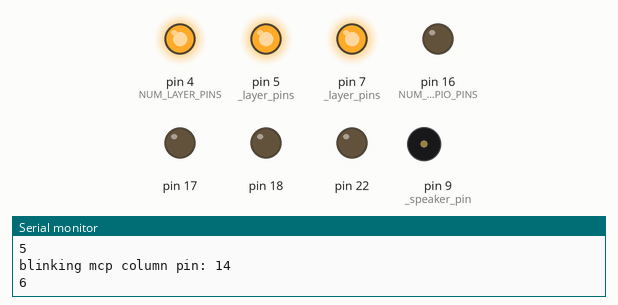
A sketch run on a simulated Arduino Uno, built with avr-gcc and run on an emulated ATmega328P. Shown: output pins drawn as LEDs (lit = HIGH), buzzer (waves = sounding), the last lines printed to the serial monitor. Pins used as bus, display or sensor lines are not drawn.

Above: at 29.0 s.
At 29.74 s:
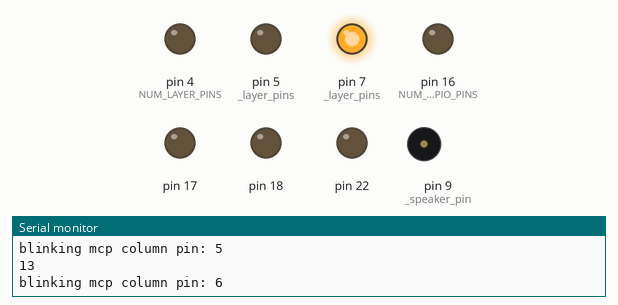
At 31.36 s:
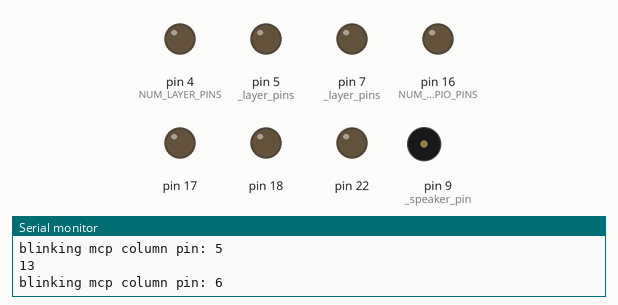
At 32.1 s:
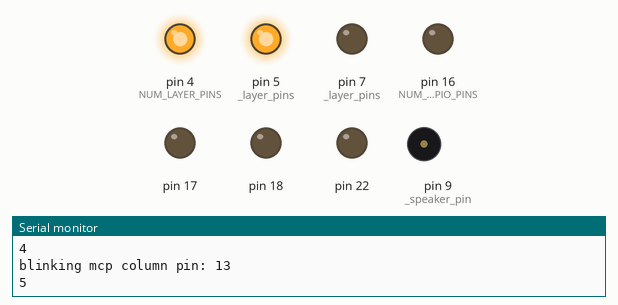
At 33.8 s:
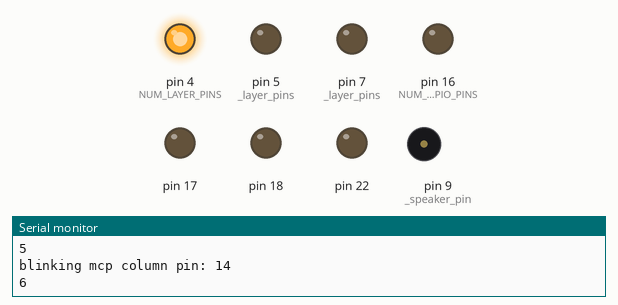
At 35.4 s:
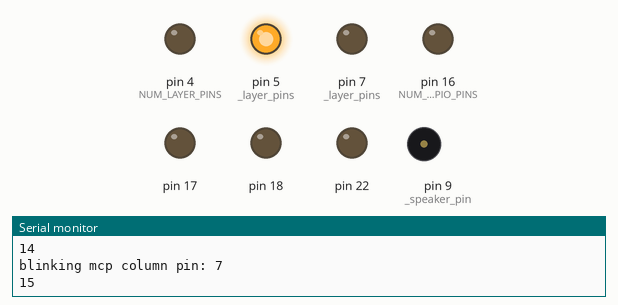
Timing chart, 0 to 37.6 s (numbered marks = the images above):
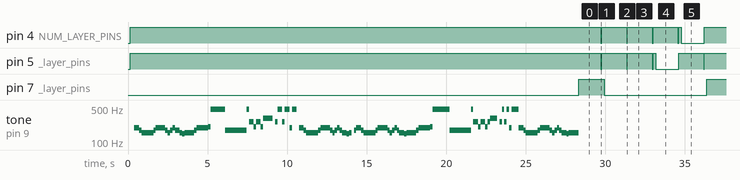

Measured:
- by itself, pin 4 (NUM_LAYER_PINS): repeats every 8.1 s: 3 × (HIGH 1.6 s, LOW 0.05 s), HIGH 0.15 s, LOW 1.5 s, HIGH 1.6 s, LOW 0.05 s
- by itself, pin 5 (_layer_pins): repeats every 8.1 s: 2 × (HIGH 1.6 s, LOW 0.05 s), HIGH 0.15 s, LOW 1.5 s, 2 × (HIGH 1.6 s, LOW 0.05 s)
- by itself, pin 7 (_layer_pins): alternates HIGH for 1.6 s and LOW for 6.4 s

The sketch:

led_controller.ino
```cpp
#include "led_controller.h"

LedController led_controller;
int mcp_cs_pin = 10;
void setup() {
  // put your setup code here, to run once:
  Serial.begin(9600);
  while(!Serial);
  Serial.println("LED Cube test");
  led_controller.begin(mcp_cs_pin);
  led_controller.play_music();
}

void loop() {
  // put your main code here, to run repeatedly


  led_controller.run_loop();

}
```

led_controller.cpp
```cpp
#include "led_controller.h"


LedController::LedController() {
    this->_copi_pin = 11;
    this->_cipo_pin = 12;
    this->_sck_pin = 13;
};

LedController::LedController(int mcp_cs_pin, int copi_pin, int cipo_pin, int sck_pin) {

  this->_copi_pin = copi_pin;
  this->_mcp_cs_pin = mcp_cs_pin;
  this->_cipo_pin = cipo_pin;
  this->_sck_pin = sck_pin;

}

void LedController::begin(int mcp_cs_pin) {

  this->_initialize_mcp(mcp_cs_pin);
  this->_initialize_cube_pins();

  //this->_test_cube();
}

void LedController::_test_cube() {
  int layer_pin = 0, column_pin = 0;

  for (int layer_index = 0; layer_index < NUM_LAYER_PINS; layer_index++) {
    layer_pin = this->_layer_pins[layer_index];
    digitalWrite(layer_pin, HIGH);

    for (int index = 0; index < NUM_MCP_GPIO_PINS; index = index + 1) {
      column_pin = this->_column_pins[index];

      Serial.print("blinking mcp column pin: " );
      Serial.println(column_pin);
      Serial.println(index);
      mcp.digitalWrite(column_pin, LOW);
      delay(50);
      mcp.digitalWrite(column_pin, HIGH);
      delay(50);
    }

    digitalWrite(layer_pin, LOW);
  }


  for (int x = 0; x < 4; ++x) {
    for (int y = 0; y < 4; ++y){
      mcp.digitalWrite(_4x4_grid_column_pins[x][y], LOW);
      delay(50);
      mcp.digitalWrite(_4x4_grid_column_pins[x][y], HIGH);
      delay(50);
    }
  }

}


void LedController::run_loop() {
  // Run our code that does stuff each loop;
  this->_test_cube();
};

void LedController::_initialize_cube_pins() {

  // Note the initialize_mcp should be called first

  // Initialize the arduino pins
  int led_layer_pin = 0;
  for (int index = 0; index < NUM_LAYER_PINS; ++index){
    // Get Layer pin from our exisisting pins defined in h
    led_layer_pin = this->_layer_pins[index];

    // set the arduino pins to output
    pinMode(led_layer_pin, OUTPUT);

    // Turn off the LED layers
    digitalWrite(led_layer_pin, LOW);
  }

  // Initialize

  int led_column_pin = 0;
  for (int index = 0; index < NUM_MCP_GPIO_PINS; index = index + 1) {
    led_column_pin = this->_column_pins[index];

    Serial.print("Setting mcp column pin: " );
    Serial.println(led_column_pin);
    mcp.pinMode(index, OUTPUT);
    mcp.digitalWrite(index, HIGH);
  }
}

void LedController::_initialize_mcp(int mcp_cs_pin) {
  pinMode(this->_reset_pin, OUTPUT);
  pinMode(this->_speaker_pin, OUTPUT);
  digitalWrite(this->_reset_pin, LOW);
//   delay(100);
  digitalWrite(this->_reset_pin, HIGH);
  if (!(this->mcp.begin_SPI(mcp_cs_pin))) {
    while (1) {
      Serial.println("Error.");
    }
  }
}

void LedController::play_music() {
    const int * music = this->_music;
    for (int music_index = 0; music_index < this->music_notes * 2; music_index += 2) {
        music = this->_music + music_index;
        tone(this->_speaker_pin, music[0], music[1]*1.3);

        delay(music[1]);
    }
}
```

led_controller.h
```cpp
#include <Adafruit_MCP23X17.h>
#include "pitches.h"
#define LED_PIN 0     // MCP23XXX pin LED is attached to

// only used for SPI
#define CS_PIN 6

#define NUM_LAYER_PINS 4
#define NUM_MCP_GPIO_PINS 16

class LedController {
  public:
    LedController();
    LedController(int mcp_cs_pin, int copi_pin = 11, int cipo_pin = 12, int sck_pin = 13);
    void begin(int mcp_cs_pin);
    void run_loop();
    void play_music();
  private:
    void _initialize_cube_pins();
    void _initialize_mcp(int mcp_pin);
    void _test_cube();

    int _mcp_cs_pin;
    int _copi_pin;
    int _cipo_pin;
    int _sck_pin;

    const int _layer_pins[NUM_LAYER_PINS] = {7,6,5,4};
    const int _column_pins[NUM_MCP_GPIO_PINS] =
        //{0,1,2,3,4,5,6,7,8,9,10,11,12,13,14,15};

        // {11,10,9,8, 3,1,2,0,15,14,13,12, 4,6,5,7,};
        {11,10,9,8,15,13,14,12, 0,1,2,3,4,5,6,7};

    const int _reset_pin = 2;
    const int _speaker_pin = 9;

    const int _4x4_grid_column_pins[4][4] = {
        {11, 10, 9, 8},
        {9, 8, 15, 13},
        {0, 1, 2, 3},
        {4, 5, 6, 7}
    };
    Adafruit_MCP23X17 mcp;

    const int R = 0;
    const int E_ms = 150;
    const int Q_ms = 300;
    const int DQ_ms = 450;
    const int W_ms = 600;
    const int wait_5 = 750;

    static const int music_notes = 132;
    const int _music [music_notes * 2] = {
        NOTE_G3, Q_ms,
        NOTE_F3, E_ms,
        NOTE_DS3, Q_ms,
        NOTE_DS3, E_ms,
        NOTE_DS3, Q_ms,
        NOTE_F3, E_ms,
        NOTE_G3, Q_ms,
        NOTE_G3, E_ms,
        NOTE_G3, E_ms,
        NOTE_F3, E_ms,
        NOTE_DS3, E_ms, //
        NOTE_F3, E_ms,
        NOTE_G3, E_ms,
        NOTE_F3, Q_ms,
        NOTE_DS3, E_ms,
        NOTE_D3, E_ms,
        NOTE_DS3, W_ms,
        NOTE_F3, E_ms,
        NOTE_G3, Q_ms,
        NOTE_G3, E_ms,
        NOTE_G3, Q_ms,
        NOTE_GS3, E_ms,
        NOTE_AS4, Q_ms,
        NOTE_AS4, E_ms,
        NOTE_AS4, Q_ms,
        NOTE_AS4, E_ms, //
        NOTE_F3, E_ms,
        NOTE_F3, E_ms,
        NOTE_F3, Q_ms,
        NOTE_F3, E_ms,
        NOTE_F3, W_ms,
        NOTE_AS4, E_ms,
        NOTE_C4 -1, Q_ms,
        NOTE_GS3, E_ms,
        NOTE_C4 -1, Q_ms,
        NOTE_GS3, E_ms,
        NOTE_DS4, W_ms,
        R, E_ms,
        NOTE_C4 -1, E_ms, //

        NOTE_AS4, Q_ms,
        NOTE_C4 -1, E_ms,
        NOTE_AS4, Q_ms,
        NOTE_G3, E_ms,
        NOTE_AS4, Q_ms,
        R, E_ms,
        NOTE_G3, Q_ms,
        NOTE_F3, E_ms,
        NOTE_DS3, Q_ms,
        NOTE_DS3, E_ms,
        NOTE_DS3, Q_ms,
        NOTE_F3, E_ms,
        NOTE_G3, Q_ms,
        NOTE_G3, E_ms,
        NOTE_G3, E_ms,
        NOTE_F3, E_ms,
        NOTE_DS3, E_ms,//
        NOTE_F3, E_ms,
        NOTE_G3, E_ms,
        NOTE_F3, E_ms,
        NOTE_DS3, Q_ms,
        NOTE_D3, E_ms,
        NOTE_DS3, E_ms,
        R, E_ms,
        NOTE_F3, E_ms,
        NOTE_G3, Q_ms,
        NOTE_F3, E_ms,
        NOTE_DS3, Q_ms,// Chorus
        NOTE_DS3, E_ms,
        NOTE_DS3, Q_ms,
        NOTE_F3, E_ms,
        NOTE_G3, Q_ms,
        NOTE_G3, E_ms,
        NOTE_G3, E_ms,
        NOTE_F3, E_ms,
        NOTE_DS3, E_ms,
        NOTE_F3, E_ms,
        NOTE_G3, E_ms,
        NOTE_F3, E_ms,
        NOTE_DS3, Q_ms,
        NOTE_D3, E_ms,
        NOTE_DS3, W_ms,
        NOTE_F3, E_ms,
        NOTE_G3, E_ms,
        NOTE_G3, E_ms,
        NOTE_G3, E_ms,
        NOTE_G3, E_ms,
        NOTE_G3, E_ms,
        NOTE_GS3, E_ms,

        NOTE_AS4, E_ms,
        NOTE_AS4, E_ms,
        NOTE_AS4, E_ms,
        NOTE_AS4, E_ms,
        NOTE_AS4, E_ms,
        NOTE_AS4, E_ms,
        NOTE_AS4, E_ms,
        NOTE_F3, E_ms,
        NOTE_F3, E_ms,
        NOTE_F3, Q_ms,
        NOTE_F3, E_ms,
        NOTE_F3, W_ms,
        NOTE_AS4, E_ms,
        NOTE_C4 -1, Q_ms,
        NOTE_GS3, E_ms,
        NOTE_C4 -1, Q_ms,
        NOTE_GS3, E_ms,//
        NOTE_C4 -1, E_ms,
        NOTE_DS4, DQ_ms,
        R, E_ms,
        NOTE_C4 -1, E_ms,
        NOTE_AS4, E_ms,
        NOTE_C4 -1, E_ms,
        NOTE_AS4, E_ms,
        NOTE_G3, E_ms,
        NOTE_AS4, DQ_ms,
        NOTE_G3, Q_ms,
        NOTE_F3, E_ms,
        NOTE_DS3, Q_ms,
        NOTE_DS3, E_ms,
        NOTE_DS3, Q_ms,
        NOTE_F3, E_ms,//
        NOTE_G3, Q_ms,
        NOTE_G3, E_ms,
        NOTE_G3, E_ms,
        NOTE_F3, E_ms,
        NOTE_DS3, E_ms,
        NOTE_F3, E_ms,
        NOTE_G3, E_ms,
        NOTE_F3, E_ms,
        NOTE_DS3, Q_ms,
        NOTE_D3, E_ms,
        NOTE_DS3, W_ms};

};
```

pitches.h
```cpp
/*************************************************
   Public Constants
 *************************************************/

#define NOTE_B0 31
#define NOTE_C1 33
#define NOTE_CS1 35
#define NOTE_D1 37
#define NOTE_DS1 39
#define NOTE_E1 41
#define NOTE_F1 44
#define NOTE_FS1 46
#define NOTE_G1 49
#define NOTE_GS1 52
#define NOTE_A1 55
#define NOTE_AS1 58
#define NOTE_B1 62
#define NOTE_C2 65
#define NOTE_CS2 69
#define NOTE_D2 73
#define NOTE_DS2 78
#define NOTE_E2 82
#define NOTE_F2 87
#define NOTE_FS2 93
#define NOTE_G2 98
#define NOTE_GS2 104
#define NOTE_A2 110
#define NOTE_AS2 117
#define NOTE_B2 123
#define NOTE_C3 131
#define NOTE_CS3 139
#define NOTE_D3 147
#define NOTE_DS3 156
#define NOTE_E3 165
#define NOTE_F3 175
#define NOTE_FS3 185
#define NOTE_G3 196
#define NOTE_GS3 208
#define NOTE_A3 220
#define NOTE_AS3 233
#define NOTE_B3 247
#define NOTE_C4 262
#define NOTE_CS4 277
#define NOTE_D4 294
#define NOTE_DS4 311
#define NOTE_E4 330
#define NOTE_F4 349
#define NOTE_FS4 370
#define NOTE_G4 392
#define NOTE_GS4 415
#define NOTE_A4 440
#define NOTE_AS4 466
#define NOTE_B4 494
#define NOTE_C5 523
#define NOTE_CS5 554
#define NOTE_D5 587
#define NOTE_DS5 622
#define NOTE_E5 659
#define NOTE_F5 698
#define NOTE_FS5 740
#define NOTE_G5 784
#define NOTE_GS5 831
#define NOTE_A5 880
#define NOTE_AS5 932
#define NOTE_B5 988
#define NOTE_C6 1047
#define NOTE_CS6 1109
#define NOTE_D6 1175
#define NOTE_DS6 1245
#define NOTE_E6 1319
#define NOTE_F6 1397
#define NOTE_FS6 1480
#define NOTE_G6 1568
#define NOTE_GS6 1661
#define NOTE_A6 1760
#define NOTE_AS6 1865
#define NOTE_B6 1976
#define NOTE_C7 2093
#define NOTE_CS7 2217
#define NOTE_D7 2349
#define NOTE_DS7 2489
#define NOTE_E7 2637
#define NOTE_F7 2794
#define NOTE_FS7 2960
#define NOTE_G7 3136
#define NOTE_GS7 3322
#define NOTE_A7 3520
#define NOTE_AS7 3729
#define NOTE_B7 3951
#define NOTE_C8 4186
#define NOTE_CS8 4435
#define NOTE_D8 4699
#define NOTE_DS8 4978
```
